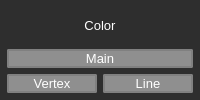
         <widget class="QFrame" name="frame_color">
          <property name="autoFillBackground">
           <bool>false</bool>
          </property>
          <property name="styleSheet">
           <string notr="true">QFrame {
	background-color: #2E2E2E;
}</string>
          </property>
          <property name="frameShape">
           <enum>QFrame::NoFrame</enum>
          </property>
          <property name="frameShadow">
           <enum>QFrame::Raised</enum>
          </property>
          <layout class="QGridLayout" name="gridLayout_14">
           <property name="leftMargin">
            <number>7</number>
           </property>
           <property name="topMargin">
            <number>7</number>
           </property>
           <property name="rightMargin">
            <number>7</number>
           </property>
           <property name="bottomMargin">
            <number>7</number>
           </property>
           <item row="2" column="0">
            <widget class="QPushButton" name="VColor">
             <property name="enabled">
              <bool>true</bool>
             </property>
             <property name="maximumSize">
              <size>
               <width>16777215</width>
               <height>16777215</height>
              </size>
             </property>
             <property name="font">
              <font>
               <pointsize>10</pointsize>
              </font>
             </property>
             <property name="styleSheet">
              <string notr="true">QPushButton {
	background-color: #8F8F8F;
	border-radius: 2px;
	border: 2px solid gray;
	color: white;
}

QPushButton:hover {
    border: 2px solid #69A1E4;
}

QPushButton:pressed {
  background-color: white;
}</string>
             </property>
             <property name="text">
              <string>Vertex</string>
             </property>
            </widget>
           </item>
           <item row="2" column="1">
            <widget class="QPushButton" name="LColor">
             <property name="enabled">
              <bool>true</bool>
             </property>
             <property name="font">
              <font>
               <pointsize>10</pointsize>
              </font>
             </property>
             <property name="styleSheet">
              <string notr="true">QPushButton {
	background-color: #8F8F8F;
	border-radius: 2px;
	border: 2px solid gray;
	color: white;
}

QPushButton:hover {
    border: 2px solid #69A1E4;
}

QPushButton:pressed {
  background-color: white;
}</string>
             </property>
             <property name="text">
              <string>Line</string>
             </property>
            </widget>
           </item>
           <item row="0" column="0" colspan="2">
            <widget class="QLabel" name="label_color">
             <property name="font">
              <font>
               <pointsize>10</pointsize>
              </font>
             </property>
             <property name="styleSheet">
              <string notr="true">QLabel {
	color: white;
}</string>
             </property>
             <property name="text">
              <string>Color</string>
             </property>
             <property name="alignment">
              <set>Qt::AlignCenter</set>
             </property>
            </widget>
           </item>
           <item row="1" column="0" colspan="2">
            <widget class="QPushButton" name="MColor">
             <property name="enabled">
              <bool>true</bool>
             </property>
             <property name="font">
              <font>
               <pointsize>10</pointsize>
              </font>
             </property>
             <property name="styleSheet">
              <string notr="true">QPushButton {
	background-color: #8F8F8F;
	border-radius: 2px;
	border: 2px solid gray;
	color: white;
}

QPushButton:hover {
    border: 2px solid #69A1E4;
}

QPushButton:pressed {
  background-color: white;
}</string>
             </property>
             <property name="text">
              <string>Main</string>
             </property>
            </widget>
           </item>
          </layout>
         </widget>
